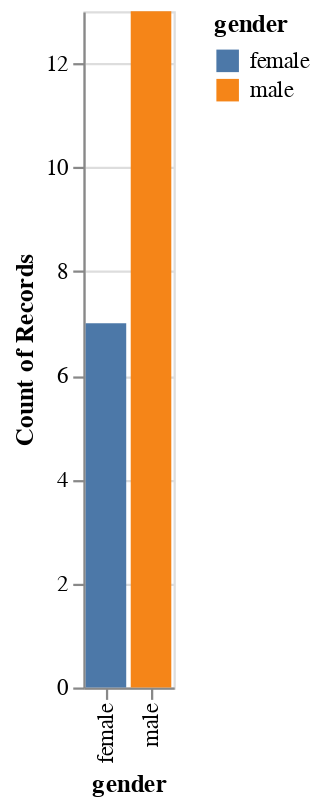

The code cell stored with this chart in its notebook:
### Code cell
alt.Chart(data_cnt_gender).mark_bar().encode(
    # Mapping the Website column to x-axis
    x='gender',
    # Mapping the Score column to y-axis
    y='Count of Records',
    color = 'gender'
)

### Figure 1 — Vega-Lite specification as saved in the notebook (floating-point values rounded to 4 significant figures)
{"config": {"view": {"continuousWidth": 400, "continuousHeight": 300}}, "data": {"name": "data-095ff173f5dc472011bcd72b7af39a36"}, "mark": "bar", "encoding": {"color": {"field": "gender", "type": "nominal"}, "x": {"field": "gender", "type": "nominal"}, "y": {"field": "Count of Records", "type": "quantitative"}}, "$schema": "https://vega.github.io/schema/vega-lite/v4.17.0.json", "datasets": {"data-095ff173f5dc472011bcd72b7af39a36": [{"gender": "female", "Count of Records": 7}, {"gender": "male", "Count of Records": 13}]}}
